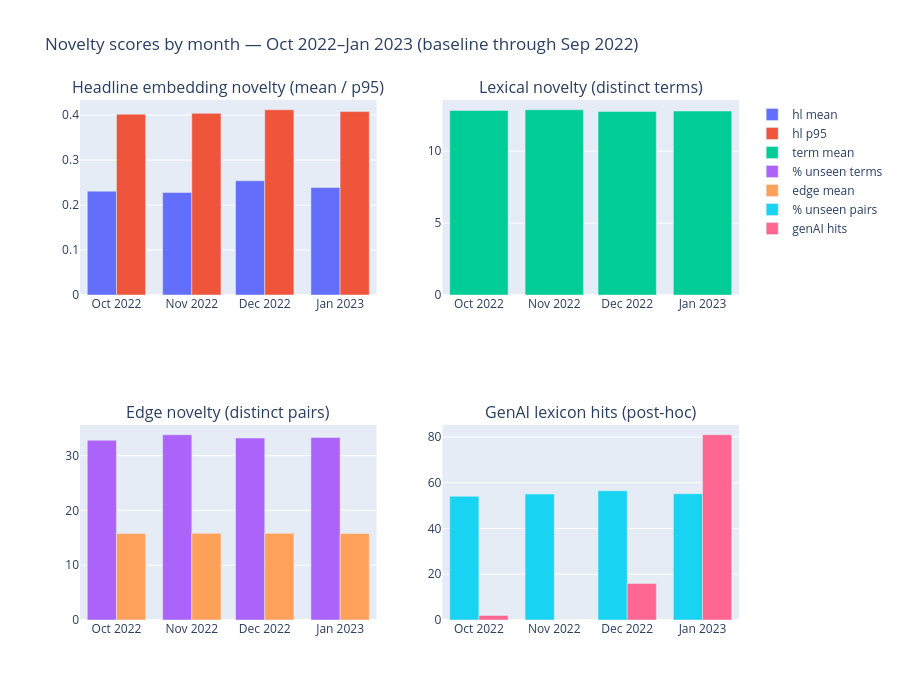
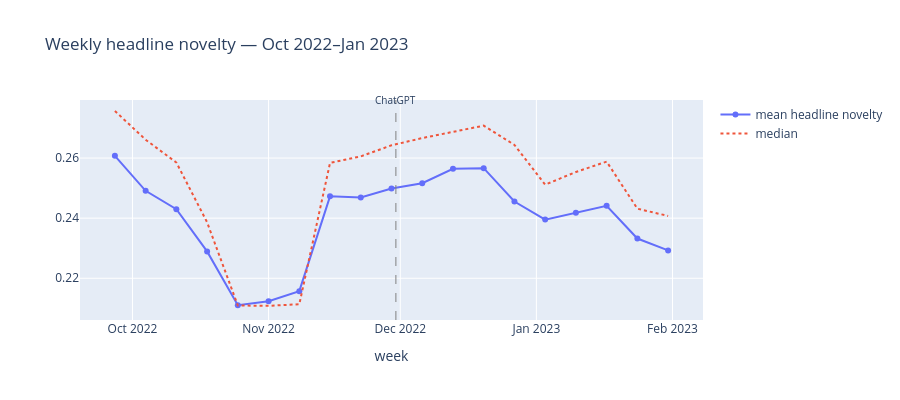
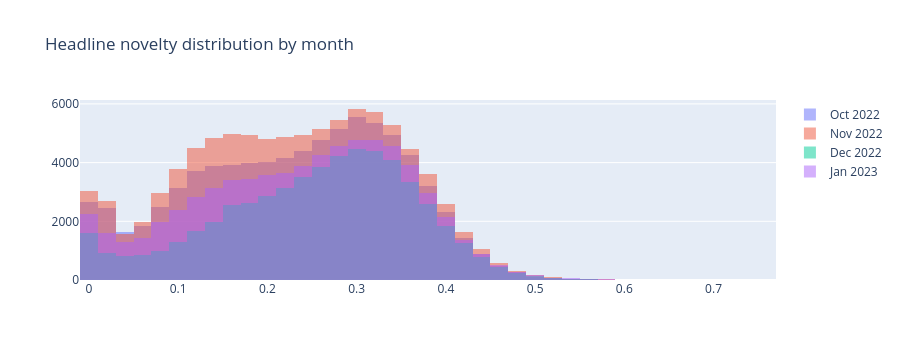

Notebook cell for these charts, in order:
### Markdown cell above
## A6. Visualizations — three scores over Oct 2022–Jan 2023

Charts render **inline** below; HTML copies are also saved to `output/`.

### Code cell
months_order = ANALYSIS_MONTHS
ms = monthly_summary_df.set_index("month").reindex(months_order)
num_cols = [
    "headline_novelty_mean", "headline_novelty_p95", "mean_term_novelty",
    "share_unseen_terms_pct", "mean_edge_novelty", "share_unseen_pairs_pct", "genai_lexicon_hits",
]
ms[num_cols] = ms[num_cols].apply(pd.to_numeric, errors="coerce")

fig = make_subplots(
    rows=2, cols=2,
    subplot_titles=(
        "Headline embedding novelty (mean / p95)",
        "Lexical novelty (distinct terms)",
        "Edge novelty (distinct pairs)",
        "GenAI lexicon hits (post-hoc)",
    ),
)
fig.add_trace(go.Bar(x=ms.index, y=ms["headline_novelty_mean"], name="hl mean"), row=1, col=1)
fig.add_trace(go.Bar(x=ms.index, y=ms["headline_novelty_p95"], name="hl p95"), row=1, col=1)
fig.add_trace(go.Bar(x=ms.index, y=ms["mean_term_novelty"], name="term mean"), row=1, col=2)
fig.add_trace(go.Bar(x=ms.index, y=ms["share_unseen_terms_pct"], name="% unseen terms"), row=2, col=1)
fig.add_trace(go.Bar(x=ms.index, y=ms["mean_edge_novelty"], name="edge mean"), row=2, col=1)
fig.add_trace(go.Bar(x=ms.index, y=ms["share_unseen_pairs_pct"], name="% unseen pairs"), row=2, col=2)
fig.add_trace(go.Bar(x=ms.index, y=ms["genai_lexicon_hits"], name="genAI hits"), row=2, col=2)
fig.update_layout(
    title="Novelty scores by month — Oct 2022–Jan 2023 (baseline through Sep 2022)",
    height=700, barmode="group", showlegend=True,
)
fig.write_html(ANALYSIS_HTML_PATH)
print(f"Monthly dashboard → {ANALYSIS_HTML_PATH.name}")
fig.show()

# weekly headline novelty Oct–Jan
weekly_hl = (
    analysis_df.groupby("week")["headline_novelty"]
    .agg(["mean", "median", "count"]).reset_index()
)
weekly_hl["week_ts"] = weekly_hl["week"].map(lambda w: pd.Period(w, freq=FREQ).start_time)
fig2 = go.Figure()
fig2.add_trace(go.Scatter(
    x=weekly_hl["week_ts"], y=weekly_hl["mean"], mode="lines+markers", name="mean headline novelty",
))
fig2.add_trace(go.Scatter(
    x=weekly_hl["week_ts"], y=weekly_hl["median"], mode="lines", name="median", line=dict(dash="dot"),
))
add_date_marker(fig2, CHATGPT_LAUNCH, "ChatGPT")
fig2.update_layout(title="Weekly headline novelty — Oct 2022–Jan 2023", height=400, xaxis_title="week")
weekly_path = OUTPUT_DIR / "genai_novelty_weekly_headline.html"
fig2.write_html(weekly_path)
print(f"Weekly headline novelty → {weekly_path.name}")
fig2.show()

# distribution overlay by month
fig3 = go.Figure()
for month in ANALYSIS_MONTHS:
    sub = analysis_df.loc[analysis_df.month == month, "headline_novelty"]
    if sub.empty:
        continue
    label = pd.Period(month, freq="M").strftime("%b %Y")
    fig3.add_trace(go.Histogram(x=sub, name=label, opacity=0.5, nbinsx=40))
fig3.update_layout(title="Headline novelty distribution by month", barmode="overlay", height=360)
dist_path = OUTPUT_DIR / "genai_novelty_headline_dist.html"
fig3.write_html(dist_path)
print(f"Headline novelty distribution → {dist_path.name}")
fig3.show()

### Figure 1 — Plotly figure (JSON) as saved in the notebook; plotly's stock layout.template omitted (floating-point values rounded to 4 significant figures)
{"data": [{"name": "hl mean", "type": "bar", "x": ["2022-10", "2022-11", "2022-12", "2023-01"], "xaxis": "x", "y": [0.231, 0.228, 0.254, 0.239], "yaxis": "y"}, {"name": "hl p95", "type": "bar", "x": ["2022-10", "2022-11", "2022-12", "2023-01"], "xaxis": "x", "y": [0.402, 0.404, 0.412, 0.408], "yaxis": "y"}, {"name": "term mean", "type": "bar", "x": ["2022-10", "2022-11", "2022-12", "2023-01"], "xaxis": "x2", "y": [12.84, 12.88, 12.76, 12.79], "yaxis": "y2"}, {"name": "% unseen terms", "type": "bar", "x": ["2022-10", "2022-11", "2022-12", "2023-01"], "xaxis": "x3", "y": [32.8, 33.8, 33.2, 33.3], "yaxis": "y3"}, {"name": "edge mean", "type": "bar", "x": ["2022-10", "2022-11", "2022-12", "2023-01"], "xaxis": "x3", "y": [15.79, 15.82, 15.81, 15.79], "yaxis": "y3"}, {"name": "% unseen pairs", "type": "bar", "x": ["2022-10", "2022-11", "2022-12", "2023-01"], "xaxis": "x4", "y": [54.1, 55.1, 56.5, 55.2], "yaxis": "y4"}, {"name": "genAI hits", "type": "bar", "x": ["2022-10", "2022-11", "2022-12", "2023-01"], "xaxis": "x4", "y": [2, 0, 16, 81], "yaxis": "y4"}], "layout": {"annotations": [{"font": {"size": 16}, "showarrow": false, "text": "Headline embedding novelty (mean / p95)", "x": 0.225, "xanchor": "center", "xref": "paper", "y": 1, "yanchor": "bottom", "yref": "paper"}, {"font": {"size": 16}, "showarrow": false, "text": "Lexical novelty (distinct terms)", "x": 0.775, "xanchor": "center", "xref": "paper", "y": 1, "yanchor": "bottom", "yref": "paper"}, {"font": {"size": 16}, "showarrow": false, "text": "Edge novelty (distinct pairs)", "x": 0.225, "xanchor": "center", "xref": "paper", "y": 0.375, "yanchor": "bottom", "yref": "paper"}, {"font": {"size": 16}, "showarrow": false, "text": "GenAI lexicon hits (post-hoc)", "x": 0.775, "xanchor": "center", "xref": "paper", "y": 0.375, "yanchor": "bottom", "yref": "paper"}], "barmode": "group", "height": 700, "showlegend": true, "title": {"text": "Novelty scores by month — Oct 2022–Jan 2023 (baseline through Sep 2022)"}, "xaxis": {"anchor": "y", "domain": [0, 0.45]}, "xaxis2": {"anchor": "y2", "domain": [0.55, 1]}, "xaxis3": {"anchor": "y3", "domain": [0, 0.45]}, "xaxis4": {"anchor": "y4", "domain": [0.55, 1]}, "yaxis": {"anchor": "x", "domain": [0.625, 1]}, "yaxis2": {"anchor": "x2", "domain": [0.625, 1]}, "yaxis3": {"anchor": "x3", "domain": [0, 0.375]}, "yaxis4": {"anchor": "x4", "domain": [0, 0.375]}}}

### Figure 2 — Plotly figure (JSON) as saved in the notebook; plotly's stock layout.template omitted (floating-point values rounded to 4 significant figures)
{"data": [{"mode": "lines+markers", "name": "mean headline novelty", "type": "scatter", "x": ["2022-09-27T00:00:00.000000000", "2022-10-04T00:00:00.000000000", "2022-10-11T00:00:00.000000000", "2022-10-18T00:00:00.000000000", "2022-10-25T00:00:00.000000000", "2022-11-01T00:00:00.000000000", "2022-11-08T00:00:00.000000000", "2022-11-15T00:00:00.000000000", "2022-11-22T00:00:00.000000000", "2022-11-29T00:00:00.000000000", "2022-12-06T00:00:00.000000000", "2022-12-13T00:00:00.000000000", "2022-12-20T00:00:00.000000000", "2022-12-27T00:00:00.000000000", "2023-01-03T00:00:00.000000000", "2023-01-10T00:00:00.000000000", "2023-01-17T00:00:00.000000000", "2023-01-24T00:00:00.000000000", "2023-01-31T00:00:00.000000000"], "y": [0.2607, 0.2491, 0.243, 0.2289, 0.211, 0.2124, 0.2157, 0.2473, 0.2469, 0.2499, 0.2516, 0.2565, 0.2566, 0.2455, 0.2395, 0.2418, 0.2441, 0.2332, 0.2293]}, {"line": {"dash": "dot"}, "mode": "lines", "name": "median", "type": "scatter", "x": ["2022-09-27T00:00:00.000000000", "2022-10-04T00:00:00.000000000", "2022-10-11T00:00:00.000000000", "2022-10-18T00:00:00.000000000", "2022-10-25T00:00:00.000000000", "2022-11-01T00:00:00.000000000", "2022-11-08T00:00:00.000000000", "2022-11-15T00:00:00.000000000", "2022-11-22T00:00:00.000000000", "2022-11-29T00:00:00.000000000", "2022-12-06T00:00:00.000000000", "2022-12-13T00:00:00.000000000", "2022-12-20T00:00:00.000000000", "2022-12-27T00:00:00.000000000", "2023-01-03T00:00:00.000000000", "2023-01-10T00:00:00.000000000", "2023-01-17T00:00:00.000000000", "2023-01-24T00:00:00.000000000", "2023-01-31T00:00:00.000000000"], "y": [0.2757, 0.2661, 0.2585, 0.2386, 0.2109, 0.2108, 0.2114, 0.2584, 0.2606, 0.2642, 0.2667, 0.2687, 0.2708, 0.2644, 0.2511, 0.2554, 0.2588, 0.2431, 0.2407]}], "layout": {"annotations": [{"font": {"size": 10}, "showarrow": false, "text": "ChatGPT", "x": "2022-11-30T00:00:00", "y": 1.04, "yref": "paper"}], "height": 400, "shapes": [{"line": {"color": "gray", "dash": "dash", "width": 1}, "type": "line", "x0": "2022-11-30T00:00:00", "x1": "2022-11-30T00:00:00", "y0": 0, "y1": 1, "yref": "paper"}], "title": {"text": "Weekly headline novelty — Oct 2022–Jan 2023"}, "xaxis": {"title": {"text": "week"}}}}

### Figure 3 — Plotly figure (JSON) as saved in the notebook; plotly's stock layout.template omitted (floating-point values rounded to 4 significant figures; data arrays with more than 128 entries replaced by an {"elided": "..."} marker saying what was removed)
{"data": [{"name": "Oct 2022", "nbinsx": 40, "opacity": 0.5, "type": "histogram", "x": {"elided": "81113 float values"}}, {"name": "Nov 2022", "nbinsx": 40, "opacity": 0.5, "type": "histogram", "x": {"elided": "91946 float values"}}, {"name": "Dec 2022", "nbinsx": 40, "opacity": 0.5, "type": "histogram", "x": {"elided": "56600 float values"}}, {"name": "Jan 2023", "nbinsx": 40, "opacity": 0.5, "type": "histogram", "x": {"elided": "70224 float values"}}], "layout": {"barmode": "overlay", "height": 360, "title": {"text": "Headline novelty distribution by month"}}}
